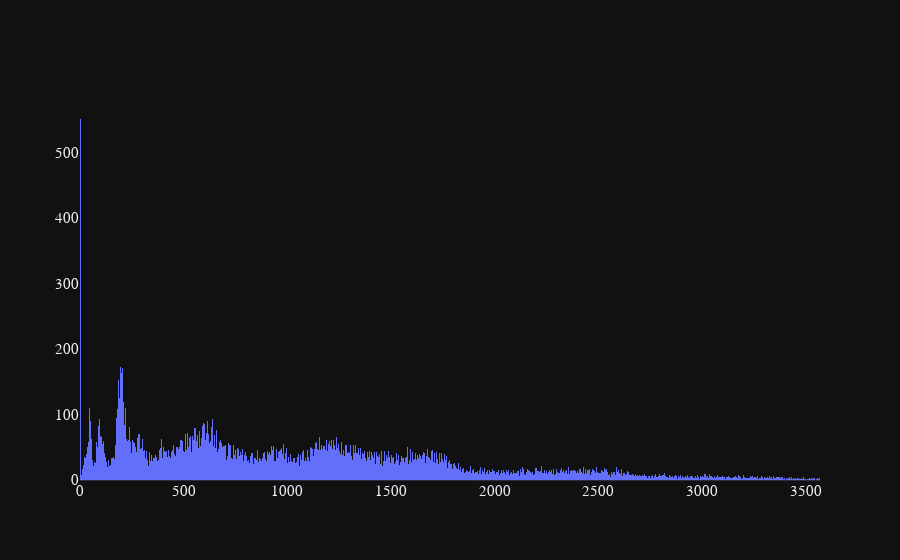

Notebook code for this chart:
### Code cell
n_bins = 1000
col_name = cat_cols[6]
bar_gap = 0
if not n_bins:
    n_bins = df[col_name].unique().shape[0]
counts,binsx = np.histogram(df[col_name],bins=n_bins,density=True)
binsx = [(binsx[i+1]+_)/2.0 for i,_ in enumerate(binsx[:-1])]
counts *= 10e4
print(np.max(counts))
print()
# fig = go.Figure()
# fig.add_traces(go.Bar(x=binsx,y=counts,marker=dict(line=dict(color="#636efa",width=0)),showlegend=False))
# fig.update_layout(bargap=bar_gap)
# if n_bins > 100:
#     pass
#     fig.add_trace(go.Scatter(x=np.full(int(np.max(counts)),get_stat(col_name,"mean")),hovertemplate="Mean: %{x}",name=f"Mean of {col_name}",mode="lines",line=dict(dash="dashdot",color="aqua"),showlegend=False))
#     fig.add_trace(go.Scatter(x=np.full(int(np.max(counts)),get_stat(col_name,"median")),hovertemplate="Median: %{x}",name=f"Median of {col_name}",mode="lines",line=dict(dash="dashdot",color="aqua"),showlegend=False))
#     fig.add_trace(go.Scatter(x=np.full(int(np.max(counts)),get_stat(col_name,"mode")),hovertemplate="Mode: %{x}",name=f"Mode of {col_name}",mode="lines",line=dict(dash="dashdot",color="aqua"),showlegend=False))
#     fig.add_annotation(x=get_stat(col_name,"mean"),y=-0.08,yref="paper",showarrow=False,textangle=-45,text="Mean",bordercolor="white")
#     fig.add_annotation(x=get_stat(col_name,"median"),y=-0.08,yref="paper",showarrow=False,textangle=-45,text="Median",bordercolor="white")
#     fig.add_annotation(x=get_stat(col_name,"mode"),y=-0.08,yref="paper",showarrow=False,textangle=-45,text="Mode",bordercolor="white")
# else:
#     fig.add_annotation(
#         text=f"Mean: {get_stat(col_name,'mean'):.2f}<br>Median: {get_stat(col_name,'median')}<br>Mode: {get_stat(col_name,'mode')}",
#         x=x,
#         y=0.9,
#         xref="paper",
#         yref="paper",
#         font=dict(family="Monaco",size=21),
#         bordercolor="white",
#         borderwidth=1,
#         borderpad=10,
#     )
# fig.update_xaxes(tickvals=binsx,ticktext=[_ for _ in range(len(binsx))],ticks="outside",tickson="boundaries")

### Figure 1 — Plotly figure (JSON) as saved in the notebook; plotly's stock layout.template omitted (floating-point values rounded to 4 significant figures; data arrays with more than 128 entries replaced by an {"elided": "..."} marker saying what was removed)
{"data": [{"marker": {"line": {"color": "#636efa", "width": 0}}, "showlegend": false, "type": "bar", "x": {"elided": "1000 float values"}, "y": {"elided": "1000 float values"}}], "layout": {"bargap": 0}}
